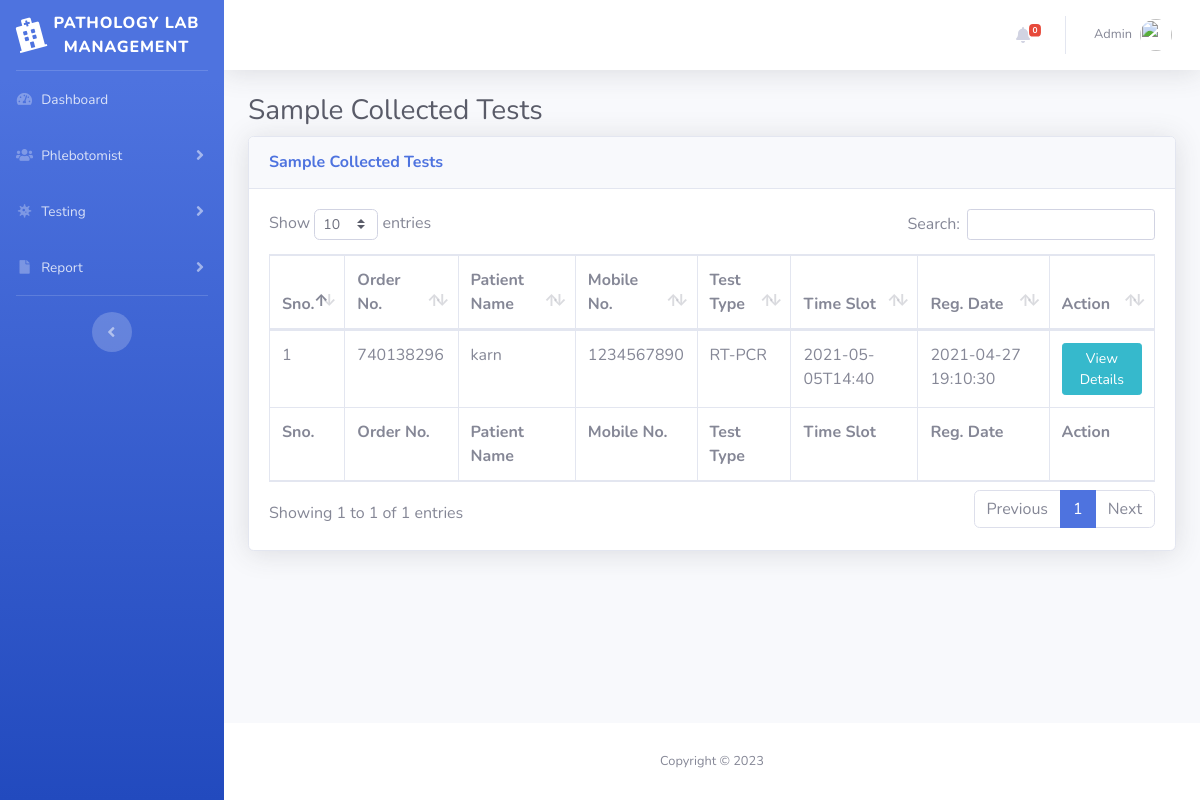
/sample-collected-test.php (signed in), run on the app's committed database.
### tables this page shows
CREATE TABLE `tbltestrecord` (
  `id` int(11) NOT NULL,
  `OrderNumber` bigint(14) DEFAULT NULL,
  `PatientMobileNumber` bigint(14) DEFAULT NULL,
  `TestType` varchar(100) DEFAULT NULL,
  `TestTimeSlot` varchar(120) DEFAULT NULL,
  `ReportStatus` varchar(100) DEFAULT NULL,
  `FinalReport` varchar(150) DEFAULT NULL,
  `ReportUploadTime` varchar(200) DEFAULT NULL,
  `RegistrationDate` timestamp NULL DEFAULT current_timestamp(),
  `AssignedtoEmpId` varchar(150) DEFAULT NULL,
  `AssigntoName` varchar(180) DEFAULT NULL,
  `AssignedTime` varchar(100) DEFAULT NULL
);

CREATE TABLE `tblpatients` (
  `id` int(11) NOT NULL,
  `FullName` varchar(120) DEFAULT NULL,
  `MobileNumber` bigint(12) DEFAULT NULL,
  `DateOfBirth` date DEFAULT NULL,
  `GovtIssuedId` varchar(150) DEFAULT NULL,
  `GovtIssuedIdNo` varchar(150) DEFAULT NULL,
  `FullAddress` varchar(255) DEFAULT NULL,
  `State` varchar(200) DEFAULT NULL,
  `RegistrationDate` timestamp NOT NULL DEFAULT current_timestamp()
);

### sample-collected-test.php (the view, shortened to what this page needs)
<?php session_start();
include_once('includes/config.php');
if (strlen($_SESSION['aid']==0)) {
  header('location:logout.php');
  } else{
?>
<!DOCTYPE html>
<html lang="en">
<head>
    <link href="vendor/fontawesome-free/css/all.min.css" rel="stylesheet" type="text/css">
    <link href="css/sb-admin-2.min.css" rel="stylesheet">
    <link href="vendor/datatables/dataTables.bootstrap4.min.css" rel="stylesheet">
</head>
<body id="page-top">
    <div id="wrapper">
  <?php include_once('includes/sidebar.php');?>
        <div id="content-wrapper" class="d-flex flex-column">
            <div id="content">
<?php include_once('includes/topbar.php');?>
                <div class="container-fluid">
                    <h1 class="h3 mb-2 text-gray-800">Sample Collected Tests</h1>
                    <div class="card shadow mb-4">
                        <div class="card-header py-3">
                            <h6 class="m-0 font-weight-bold text-primary">Sample Collected Tests</h6>
                        </div>
                        <div class="card-body">
                            <div class="table-responsive">
                                <form name="assignto" method="post">
                    <table class="table table-bordered" id="dataTable" width="100%" cellspacing="0">
                                    <thead>
                                        <tr>
                                            <th>Sno.</th>
                                            <th>Order No.</th>
                                            <th>Patient Name</th>
                                            <th>Mobile No.</th>
                                            <th>Test Type</th>
                                            <th>Time Slot</th>
                                            <th>Reg. Date</th>
                                            <th>Action</th>
                                        </tr>
                                    </thead>
                                      <tfoot>
                                            <tr>
                                            <th>Sno.</th>
                                            <th>Order No.</th>
                                            <th>Patient Name</th>
                                            <th>Mobile No.</th>
                                            <th>Test Type</th>
                                            <th>Time Slot</th>
                                            <th>Reg. Date</th>
                                            <th>Action</th>
                                        </tr>
                                    </tfoot>
                                    <tbody>
<?php $query=mysqli_query($con,"select tbltestrecord.OrderNumber,tblpatients.FullName,tblpatients.MobileNumber,tbltestrecord.TestType,tbltestrecord.TestTimeSlot,tbltestrecord.RegistrationDate,tbltestrecord.id as testid from tbltestrecord
join tblpatients on tblpatients.MobileNumber=tbltestrecord.PatientMobileNumber
where ReportStatus='Sample Collected'
    ");
$cnt=1;
while($row=mysqli_fetch_array($query)){
?>
                                        <tr>
                                            <td><?php echo $cnt;?></td>
                                            <td><?php echo $row['OrderNumber'];?></td>
                                            <td><?php echo $row['FullName'];?></td>
                                            <td><?php echo $row['MobileNumber'];?></td>
                                            <td><?php echo $row['TestType'];?></td>
                                            <td><?php echo $row['TestTimeSlot'];?></td>
                                             <td><?php echo $row['RegistrationDate'];?></td>
                                            <td>
                                <a href="test-details.php?tid=<?php echo $row['testid'];?>&&oid=<?php echo $row['OrderNumber'];?>" class="btn btn-info btn-sm">View Details</a>
                            </td>
                                        </tr>
<?php $cnt++;} ?>
                                    </tbody>
                                </table>
                                     </form>
                            </div>
                        </div>
                    </div>
                </div>
            </div>
    <?php include_once('includes/footer.php');?>
        </div>
    </div>
</body>
</html>
<?php } ?>

### includes/topbar.php (shortened to what this page needs)
      <nav class="navbar navbar-expand navbar-light bg-white topbar mb-4 static-top shadow">
            <?php if($_SESSION['aid']):?>
                    <ul class="navbar-nav ml-auto">
<?php $query=mysqli_query($con,"select * from tbltestrecord where ReportStatus is null");
$count=mysqli_num_rows($query);
?>
                        <li class="nav-item dropdown no-arrow mx-1">
                            <a class="nav-link dropdown-toggle" href="#" id="alertsDropdown" role="button"
                                data-toggle="dropdown" aria-haspopup="true" aria-expanded="false">
                                <i class="fas fa-bell fa-fw"></i>
                                <span class="badge badge-danger badge-counter"><?php echo $count;?></span>
                            </a>
                        </li>
                        <li class="nav-item dropdown no-arrow">
                            <a class="nav-link dropdown-toggle" href="#" id="userDropdown" role="button"
                                data-toggle="dropdown" aria-haspopup="true" aria-expanded="false">
                <?php
$adid=$_SESSION['aid'];
$ret1=mysqli_query($con,"select AdminName from tbladmin where ID='$adid'");
while($row1=mysqli_fetch_array($ret1)){
?>
                                <span class="mr-2 d-none d-lg-inline text-gray-600 small"><?php  echo $row1['AdminName'];?></span>
                           <?php } ?>
                                <img class="img-profile rounded-circle"
                                    src="img/undraw_profile.svg">
                            </a>
                        </li>
                    </ul>
                <?php endif;?>
                </nav>

### data on the page
tbltestrecord: OrderNumber "740138296", tblpatients.FullName "karn", tblpatients.MobileNumber "1234567890", TestType "RT-PCR", TestTimeSlot "2021-05-05T14:40", RegistrationDate "2021-04-27 19:10:30"

### other printed values
$count "0"
$row1['AdminName'] "Admin"
